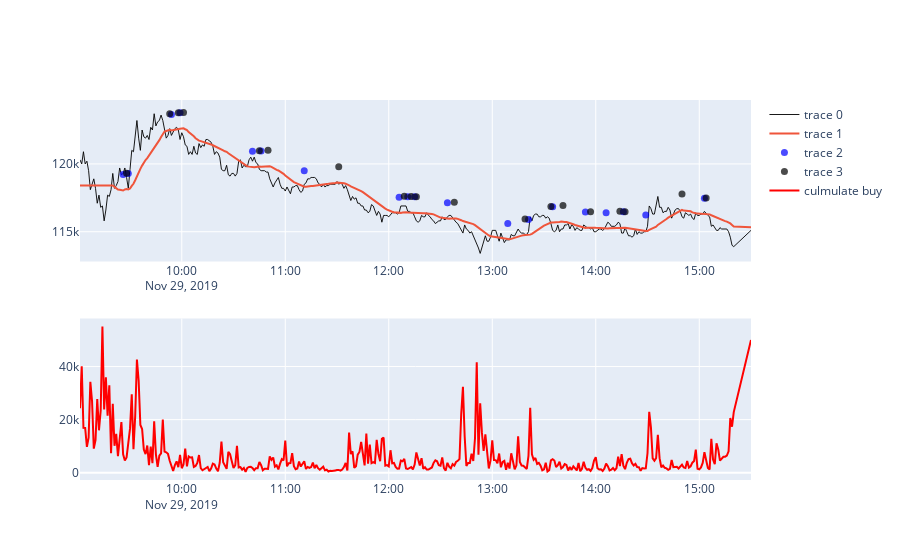

The notebook cell this image was saved under:
### Code cell
show_graph(*get_indexes('find_peaks'))

### Figure 1 — Plotly figure (JSON) as saved in the notebook; plotly's stock layout.template omitted (floating-point values rounded to 4 significant figures; data arrays with more than 128 entries replaced by an {"elided": "..."} marker saying what was removed)
{"data": [{"line": {"color": "black", "width": 1}, "mode": "lines", "opacity": 0.9, "type": "scatter", "x": {"elided": "381 str values"}, "y": {"elided": "381 int values"}}, {"mode": "lines", "opacity": 1, "type": "scatter", "x": {"elided": "381 str values"}, "y": {"elided": "381 int values"}}, {"marker": {"color": "blue", "size": 7}, "mode": "markers", "opacity": 0.7, "type": "scatter", "x": ["2019-11-29T09:26:00", "2019-11-29T09:29:00", "2019-11-29T09:54:00", "2019-11-29T09:59:00", "2019-11-29T10:41:00", "2019-11-29T10:46:00", "2019-11-29T11:11:00", "2019-11-29T12:06:00", "2019-11-29T12:11:00", "2019-11-29T12:15:00", "2019-11-29T12:34:00", "2019-11-29T13:09:00", "2019-11-29T13:21:00", "2019-11-29T13:35:00", "2019-11-29T13:54:00", "2019-11-29T14:06:00", "2019-11-29T14:16:00", "2019-11-29T14:29:00", "2019-11-29T15:03:00"], "y": [119200.0, 119300.0, 123600.0, 123800.0, 120900.0, 121000.0, 119500.0, 117500.0, 117600.0, 117600.0, 117100.0, 115600.0, 115900.0, 116800.0, 116400.0, 116400.0, 116500.0, 116200.0, 117500.0]}, {"marker": {"color": "black", "size": 7}, "mode": "markers", "opacity": 0.7, "type": "scatter", "x": ["2019-11-29T09:28:00", "2019-11-29T09:53:00", "2019-11-29T09:58:00", "2019-11-29T10:01:00", "2019-11-29T10:45:00", "2019-11-29T10:50:00", "2019-11-29T11:31:00", "2019-11-29T12:09:00", "2019-11-29T12:13:00", "2019-11-29T12:16:00", "2019-11-29T12:38:00", "2019-11-29T13:19:00", "2019-11-29T13:34:00", "2019-11-29T13:41:00", "2019-11-29T13:57:00", "2019-11-29T14:14:00", "2019-11-29T14:17:00", "2019-11-29T14:50:00", "2019-11-29T15:04:00"], "y": [119300.0, 123700.0, 123800.0, 123800.0, 121000.0, 121000.0, 119800.0, 117600.0, 117600.0, 117600.0, 117200.0, 115900.0, 116900.0, 116900.0, 116500.0, 116500.0, 116500.0, 117800.0, 117500.0]}, {"line": {"color": "red"}, "name": "culmulate buy", "type": "scatter", "x": {"elided": "381 str values"}, "xaxis": "x2", "y": {"elided": "381 int values"}, "yaxis": "y2"}], "layout": {"xaxis": {"anchor": "y", "domain": [0, 1]}, "xaxis2": {"anchor": "y2", "domain": [0, 1]}, "yaxis": {"anchor": "x", "domain": [0.575, 1]}, "yaxis2": {"anchor": "x2", "domain": [0, 0.425]}}}
